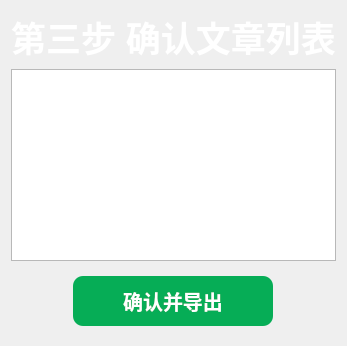
           <widget class="QWidget" name="page_4">
            <layout class="QVBoxLayout" name="verticalLayout_5">
             <item>
              <widget class="QLabel" name="label_3">
               <property name="text">
                <string>&lt;html&gt;&lt;head/&gt;&lt;body&gt;&lt;p align=&quot;center&quot;&gt;&lt;span style=&quot; font-size:26pt; font-weight:700; color:#ffffff;&quot;&gt;第三步 确认文章列表&lt;/span&gt;&lt;/p&gt;&lt;/body&gt;&lt;/html&gt;</string>
               </property>
               <property name="textFormat">
                <enum>Qt::TextFormat::MarkdownText</enum>
               </property>
              </widget>
             </item>
             <item>
              <widget class="QTableView" name="article_confirm_table"/>
             </item>
             <item>
              <widget class="QWidget" name="btn_container_3" native="true">
               <property name="styleSheet">
                <string notr="true">QPushButton {
	background: rgb(6, 173, 86);
	color: rgb(255, 255, 255);
	border-radius: 10px;
	font-size: 20px;
	font-weight: bold;
}
QPushButton:hover {
	background: rgb(6, 156, 76);
}</string>
               </property>
               <layout class="QHBoxLayout" name="horizontalLayout_7">
                <item>
                 <widget class="QPushButton" name="export_file_btn">
                  <property name="sizePolicy">
                   <sizepolicy hsizetype="Fixed" vsizetype="Fixed">
                    <horstretch>0</horstretch>
                    <verstretch>0</verstretch>
                   </sizepolicy>
                  </property>
                  <property name="minimumSize">
                   <size>
                    <width>200</width>
                    <height>50</height>
                   </size>
                  </property>
                  <property name="cursor">
                   <cursorShape>PointingHandCursor</cursorShape>
                  </property>
                  <property name="text">
                   <string>确认并导出</string>
                  </property>
                 </widget>
                </item>
               </layout>
              </widget>
             </item>
            </layout>
           </widget>
